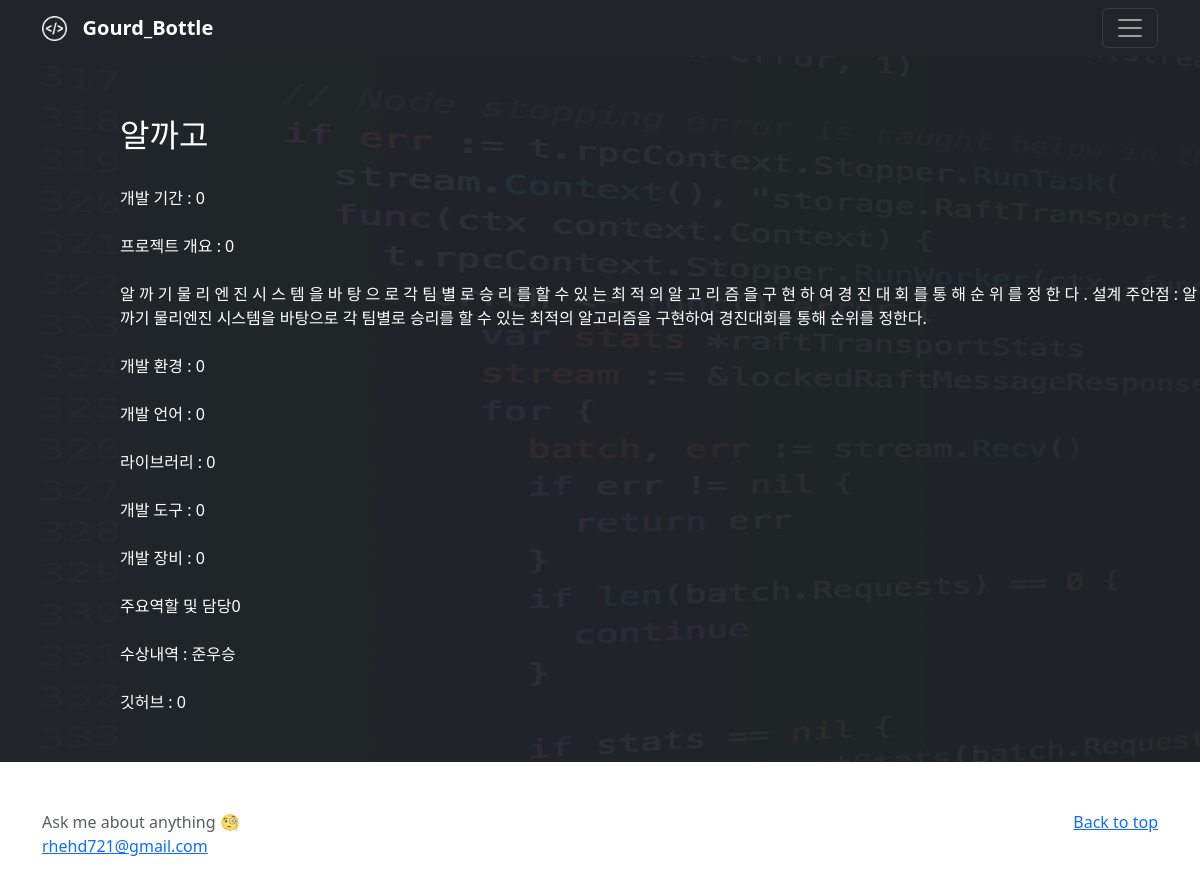
Before: /PortFolio_detail/1 with the older database file.
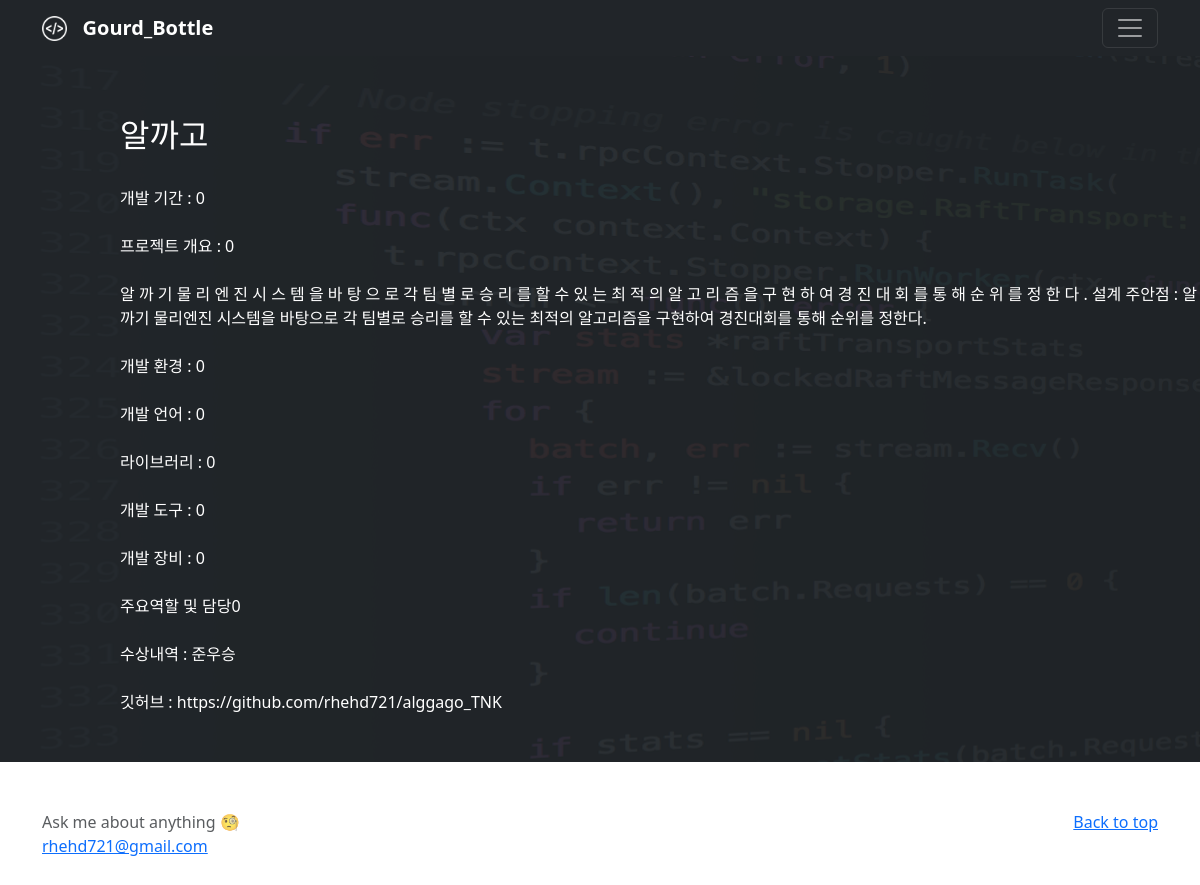
After: the same page with the newer database file.
### PortFolio/models.py (models this page shows, shortened)
class PortFolio(models.Model):
    title = models.CharField(max_length=200)    # 이름
    term = models.CharField(max_length=200)   # 기간
    summary = models.TextField()    # 프로젝트 개요
    contents = models.TextField()   # 설계 주안점
    development_environment = models.CharField(max_length=200)   # 개발환경
    development_language = models.CharField(max_length=200) # 개발언어
    library = models.CharField(max_length=500) # 라이브러리
    tool = models.CharField(max_length=500)   # 개발도구
    equipment = models.CharField(max_length=500)   # 개발장비
    role = models.TextField()    # 주요역할 및 담당
    awards = models.TextField() # 받은 상
    image = models.ImageField() # 이미지
    git = models.CharField(max_length=200)  # git 주소
    date = models.DateTimeField()   # 종결날짜

### PortFolio/views.py (the view)
# urls.py: path('PortFolio_detail/<int:user_id>', views.PortFolio_detail, name = "PortFolio_detail"),
def PortFolio_detail(request, user_id):
    detail_ = get_object_or_404(PortFolio, pk = user_id)
    return render (request, 'PortFolio_detail.html', {'detail_' : detail_})

### PortFolio/templates/PortFolio_detail.html (shortened to what this page needs)
{% extends 'base.html' %}
{% load static %}
{% block CSS %}
<link href="{% static 'css/PortFolio_detail.css' %}" rel="stylesheet">
{% endblock %}
{% block contents %}
<div class="back">
    <div class="text">
        <h2>{{detail_.title}}</h2>
        <br>
        개발 기간 : {{detail_.term}}
        <br><br>
        프로젝트 개요 : {{detail_.summary}}
        <br><br>
        {% for skill in detail_.contents  %}
        {{ skill }}
        {% endfor %}
        설계 주안점 : {{detail_.contents}}
        <br><br>
        개발 환경 : {{detail_.development_environment}}
        <br><br>
        개발 언어 : {{detail_.development_language}}
        <br><br>
        라이브러리 : {{detail_.library}}
        <br><br>
        개발 도구 : {{detail_.tool}}
        <br><br>
        개발 장비 : {{detail_.equipment}}
        <br><br>
        주요역할 및 담당{{detail_.role}}
        <br><br>
        수상내역 : {{detail_.awards}}
        <br><br>
        깃허브 : {{detail_.git}}
        <br><br>
        <br>
    </div>
</div>
{% endblock %}

### BottleHouse/templates/base.html (shortened to what this page needs)
{% load static %}
<!doctype html>
<html lang="en">
<head>
    <link href="https://cdn.jsdelivr.net/npm/bootstrap@5.0.0-beta3/dist/css/bootstrap.min.css" rel="stylesheet"
>
    <link href="{% static 'css/base.css' %}" rel="stylesheet">
    {% block CSS %}
    {% endblock %}
    <link href="/docs/5.0/dist/css/bootstrap.min.css" rel="stylesheet"
>
</head>
<body>
    <header>
        <div class="navbar navbar-dark bg-dark shadow-sm">
            <div class="container">
                <a href="{% url 'home' %}" class="navbar-brand d-flex align-items-center">
                    <img src="{% static 'images/tag.png' %}" height="25" width="25">
                    <strong> &nbsp;&nbsp; Gourd_Bottle</strong>
                </a>
                <button class="navbar-toggler" type="button" data-bs-toggle="collapse" data-bs-target="#navbarHeader"
                    aria-controls="navbarHeader" aria-expanded="false" aria-label="Toggle navigation" id="toggler">
                    <span class="navbar-toggler-icon"></span>
                </button>
            </div>
        </div>
    </header>
    <main>
        {% block contents %}
        {% endblock %}
    </main>
    <footer class="text-muted py-5">
        <div class="container">
            <p class="float-end mb-1">
                <a href="#">Back to top</a>
            </p>
            <p class="mb-1">Ask me about anything 🧐<br><a
                    href="mailto:rhehd721@gmail.com?subject=안녕하세요.">rhehd721@gmail.com</a></p>
        </div>
    </footer>
</body>
</html>

### PortFolio/static/css/base.css (style rules this page uses)
a { text-decoration: none; }

### PortFolio/static/css/PortFolio_detail.css (style rules this page uses)
.back { width: 100%; height: 100%; text-align: left; position: relative; z-index: 1; background-color: #212529; }
.back::after { width: 100%; height: 100%; content: ""; background: url("../images/coding.png"); position: absolute; top: 0; left: 0; z-index: -1; opacity: 0.1; }
.text { color: #fff; padding-top: 5%; margin-left: 10%; }

Changed rows visible on the page:
changed PortFolio "알까고": git "0" → "https://github.com/rhehd721/alggago_TNK"
